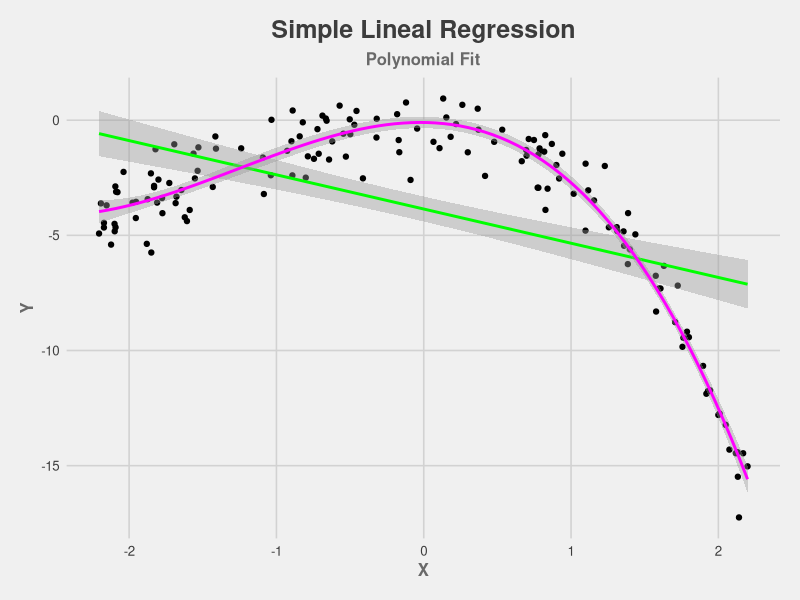

Write R code to recreate this figure.
# Packages ----------------------------------------------------------------

library(ggplot2)
library(ggthemes)
library(dplyr)
library(purrr)
library(car)

# Simulation of Non-Linear Data -------------------------------------------

set.seed(287)
n_simulations <- 150

df <-
        data.frame(
                "x" = runif(n = n_simulations, -2.25, 2.25)
        ) |> 
        mutate("y" = -.5*x^3 - 2*x^2 - 0.2*x + rnorm(n_simulations, 0, 1))


# Linear Models: Line vs Polynomial ---------------------------------------

linfit <- 
        S(lm(
                data = df,
                formula = y ~ x
        ))

polyfit <-
        S(lm(
                data = df,
                formula = y ~ poly(x, 3, raw = T)
        ))


# Polynomial Fit Plot --------------------------------------------------------------------
plot <- 
        ggplot(data = df, mapping = aes(x, y)) +
        geom_point() +
        geom_smooth(method = "lm",
                    formula = y ~ x,
                    color = "green") +
        geom_smooth(method = "lm",
                    formula = y ~ poly(x, 3, raw = T),
                    color = "magenta") +
        labs(
                title = "Simple Lineal Regression",
                subtitle = "Polynomial Fit",
                x = "X",
                y = "Y"
        ) +
        theme_fivethirtyeight() +
        theme(
                plot.title = element_text(face = "bold",
                                          hjust = .5),
                plot.subtitle = element_text(face = "bold",
                                             color = "dimgrey",
                                             hjust = .5),
                axis.title.x = element_text(face = "bold",
                                            color = "dimgrey"),
                axis.title.y = element_text(face = "bold",
                                            color = "dimgrey")
        )

plot
